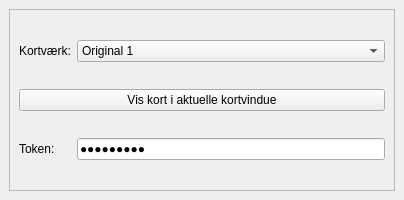
<?xml version="1.0" encoding="UTF-8"?>
<ui version="4.0">
 <class>historiskekortDockWidgetBase</class>
 <widget class="QDockWidget" name="historiskekortDockWidgetBase">
  <property name="geometry">
   <rect>
    <x>0</x>
    <y>0</y>
    <width>404</width>
    <height>200</height>
   </rect>
  </property>
  <property name="sizePolicy">
   <sizepolicy hsizetype="Preferred" vsizetype="Fixed">
    <horstretch>0</horstretch>
    <verstretch>0</verstretch>
   </sizepolicy>
  </property>
  <property name="maximumSize">
   <size>
    <width>524287</width>
    <height>200</height>
   </size>
  </property>
  <property name="windowTitle">
   <string>Historiske Kort</string>
  </property>
  <widget class="QWidget" name="dockWidgetContents">
   <layout class="QGridLayout" name="gridLayout_2">
    <item row="0" column="0">
     <widget class="QScrollArea" name="scrollArea">
      <property name="widgetResizable">
       <bool>true</bool>
      </property>
      <widget class="QWidget" name="scrollAreaWidgetContents_2">
       <property name="geometry">
        <rect>
         <x>0</x>
         <y>0</y>
         <width>384</width>
         <height>152</height>
        </rect>
       </property>
       <property name="sizePolicy">
        <sizepolicy hsizetype="Minimum" vsizetype="Minimum">
         <horstretch>0</horstretch>
         <verstretch>0</verstretch>
        </sizepolicy>
       </property>
       <layout class="QGridLayout" name="gridLayout">
        <item row="0" column="0">
         <widget class="QLabel" name="label">
          <property name="text">
           <string>Kortværk:</string>
          </property>
         </widget>
        </item>
        <item row="2" column="0">
         <widget class="QLabel" name="label_2">
          <property name="text">
           <string>Token:</string>
          </property>
         </widget>
        </item>
        <item row="0" column="1">
         <widget class="QComboBox" name="comboBox">
          <item>
           <property name="text">
            <string>Original 1</string>
           </property>
          </item>
          <item>
           <property name="text">
            <string notr="true">Ældste Originaler</string>
           </property>
          </item>
          <item>
           <property name="text">
            <string>Videnskabernes Selskabs Konceptkort</string>
           </property>
          </item>
         </widget>
        </item>
        <item row="2" column="1">
         <widget class="QLineEdit" name="lineEdit">
          <property name="text">
           <string>123456789</string>
          </property>
          <property name="echoMode">
           <enum>QLineEdit::PasswordEchoOnEdit</enum>
          </property>
         </widget>
        </item>
        <item row="1" column="0" colspan="2">
         <widget class="QPushButton" name="pushButton">
          <property name="text">
           <string>Vis kort i aktuelle kortvindue</string>
          </property>
         </widget>
        </item>
       </layout>
      </widget>
     </widget>
    </item>
   </layout>
  </widget>
 </widget>
 <resources/>
 <connections/>
</ui>
